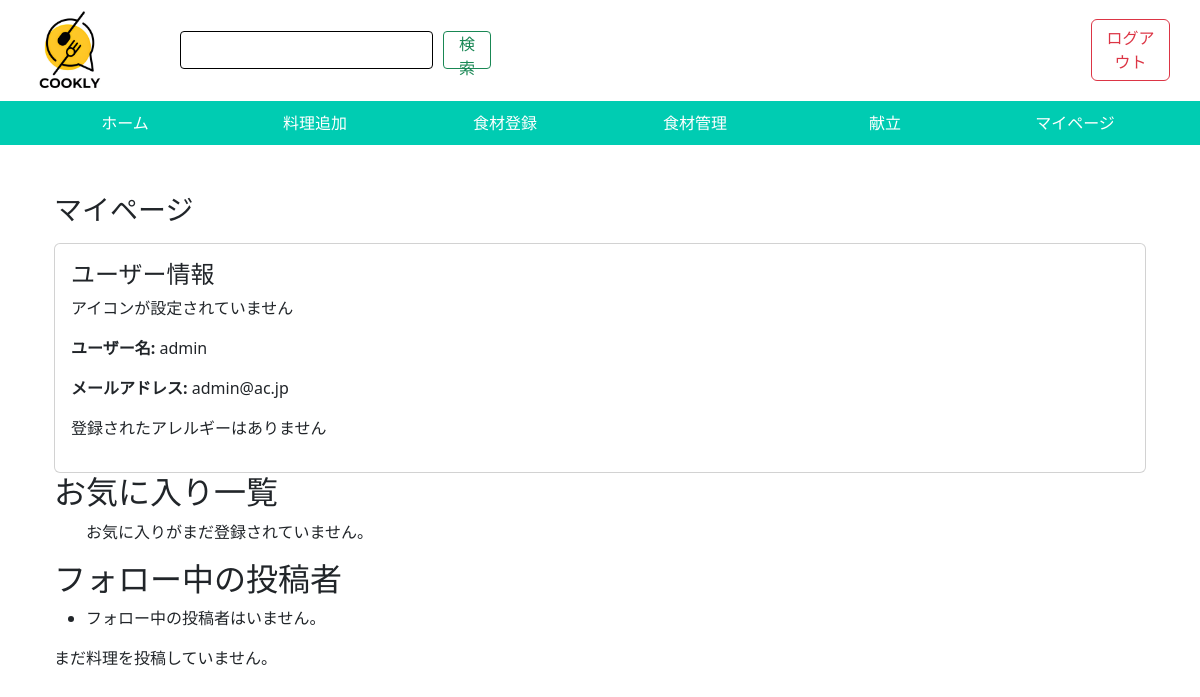
Page /mypage/ (signed in) on the earlier database version.
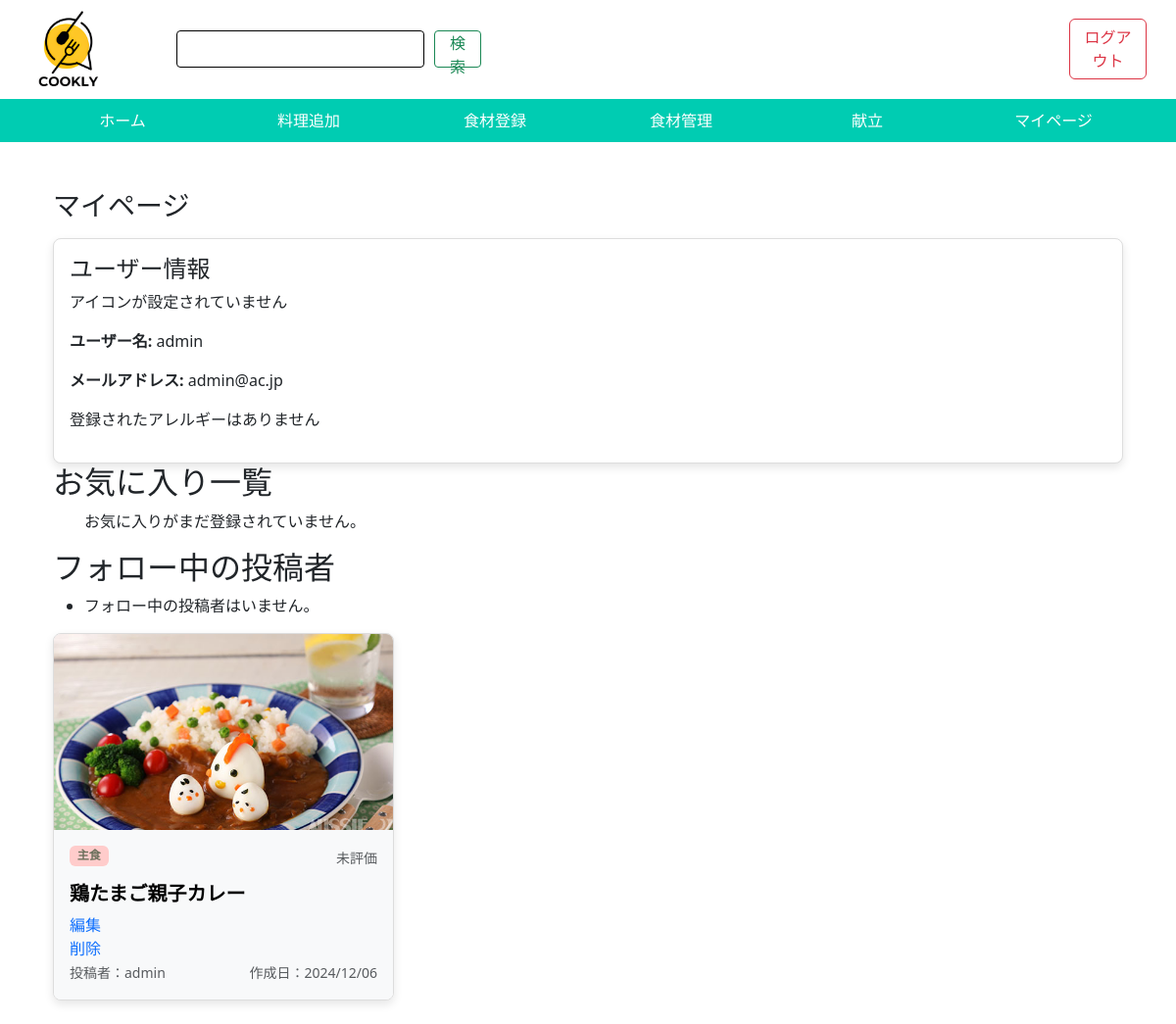
Same page on the later database version.
### app/models.py (models this page shows, shortened)
class Recipe(models.Model):
    user = models.ForeignKey(CustomUser, on_delete=models.CASCADE)
    recipe_title = models.CharField(max_length=200, verbose_name="料理タイトル")
    recipe_image = models.ImageField(upload_to='recipes/', verbose_name="料理写真")
    vote = models.IntegerField(default=0, verbose_name="閲覧回数")
    detail_text = models.TextField(max_length=200, verbose_name="料理説明")
    class Genre(models.TextChoices):
        MAIN_DISH = 'main', '主菜'
        SIDE_DISH = 'side', '副菜'
        MAIN_COURSE = 'course', '主食'
        DESSERT = 'dessert', '菓子'
    genre = models.CharField(max_length=10, choices=Genre.choices, verbose_name="ジャンル")
    created_at = models.DateTimeField(auto_now_add=True)
    updated_at = models.DateField(verbose_name="更新日", auto_now=True)

class CustomUser(AbstractUser):
    user_icon = models.ImageField(upload_to='user_icon/', verbose_name="ユーザーアイコン")
    allergy = models.CharField(max_length=1000, default="なし")

### app/views.py (the view)
# urls.py: path('mypage/', views.mypage, name='mypage'),
@login_required
def mypage(request):
    user = request.user  # ログイン中のユーザーを取得
    recipes = user.recipe_set.all().annotate(average_rating=Avg('comment__rating'))  # ユーザーが投稿した全ての料理を取得
    if user.allergy == "なし":
        allergies = []
    else:
        allergies = user.allergy.split(',')
    favorite_recipes = Favorite.objects.filter(user=user).select_related('item')
    followed_authors = Follow.objects.filter(follower=user).select_related('followed')  # フォロー中の投稿者
    return render(request, 'app/mypage.html', {
        'user': user,
        'recipes': recipes,
        'allergies': allergies,
        'favorite_recipes': favorite_recipes,
        'followed_authors': followed_authors,
    })
    return render(request, 'app/mypage.html', context)

### app/templates/app/mypage.html (shortened to what this page needs)
{% extends "base/base.html" %}
{% load static %}
{% block body %}
<head>
    <link href="https://cdn.jsdelivr.net/npm/bootstrap@5.3.0/dist/css/bootstrap.min.css" rel="stylesheet">
</head>
<body>
    <div class="container mt-5">
        <h3>マイページ</h3>
        <div class="card mt-3">
            <div class="card-body">
                <h4>ユーザー情報</h4>
                {% if user.user_icon %}
                    <p><strong>アイコン:</strong></p>
                    <img src="{{ user.user_icon.url }}" alt="ユーザーアイコン" style="max-width: 150px;">
                {% else %}
                    <p>アイコンが設定されていません</p>
                {% endif %}
                <p><strong>ユーザー名:</strong> {{ user.username }}</p>
                <p><strong>メールアドレス:</strong> {{ user.email }}</p>
                {% if allergies %}
                    <ul>
                        {% for allergy in allergies %}
                            <li>{{ allergy }}</li>
                        {% endfor %}
                    </ul>
                {% else %}
                    <p>登録されたアレルギーはありません</p>
                {% endif %}
            </div>
        </div>
        <h2>お気に入り一覧</h2>
        <ul>
           {% for favorite in favorite_recipes %}
              <li>
                  <a href="{% url 'app:detail' favorite.item.id %}">
                       {{ favorite.item.recipe_title }}
                 </a>
             </li>
           {% empty %}
             <p>お気に入りがまだ登録されていません。</p>
           {% endfor %}
        </ul>
        <h2>フォロー中の投稿者</h2>
        <ul>
            {% for follow in followed_authors %}
              <li>
                 <a href="{% url 'app:author_page' follow.followed.id %}">
                    {{ follow.followed.username }}
                 </a>
             </li>
            {% empty %}
             <li>フォロー中の投稿者はいません。</li>
            {% endfor %}
        </ul>
        <div class="row">
            {% for recipe in recipes %}
                <div class="col-md-4 mb-4 d-flex align-items-stretch">
                    {% include 'app/recipe_card.html' with i=recipe %}
                </div>
            {% empty %}
                <p>まだ料理を投稿していません。</p>
            {% endfor %}
        </div>
    </div>
</body>
</html>
{% endblock %}

### app/templates/app/recipe_card.html (shortened to what this page needs)
<div class="card" style="width: 100%; position: relative;">
    <img src="{{ i.recipe_image.url }}" class="card-img-top" alt="{{ i.recipe_title }}"
        style="height: 200px; object-fit: cover;">
    <div class="card-body d-flex flex-column {% if i.allergy_flag %}bg-color text-white{% else %}bg-light{% endif %}">
        <div class="d-flex justify-content-between mt-0">
            {% if i.genre == 'main' %}
            <p class="badge badge-pill badge-main">{{ i.get_genre_display }}</p>
            {% elif i.genre == 'side' %}
            <p class="badge badge-pill badge-side">{{ i.get_genre_display }}</p>
            {% elif i.genre == 'course' %}
            <p class="badge badge-pill badge-course">{{ i.get_genre_display }}</p>
            {% elif i.genre == 'dessert' %}
            <p class="badge badge-pill badge-dessert">{{ i.get_genre_display }}</p>
            {% endif %}
            <p class="card-text mb-0">
                <small class="text-body-secondary">
                    {% if i.average_rating is none %}
                        未評価
                    {% endif %}
                </small>
            </p>
        </div>
        <h5 class="card-title text-left mb-2">
            <a href="{% url 'app:detail' i.id %}" class="text-decoration-none">{{ i.recipe_title }}</a>
        </h5>
        {% if i.user == request.user %}
        <a href="{% url 'app:edit' i.id %}" class="text-decoration-none">編集</a>
        <a href="{% url 'app:delete' i.id %}" class="text-decoration-none">削除</a>
        {% endif %}
        <div class="mt-auto d-flex justify-content-between">
            <p class="card-text mb-0">
                <small class="text-body-secondary">
                    <a href="{% url 'app:author_page' i.user.id %}" class="hidden-link">
                        投稿者：{{ i.user }}</small>
            </p>
            <p class="card-text mb-0" style="margin-right: 0;">
                <small class="text-body-secondary">作成日：{{ i.created_at|date:"Y/m/d" }}</small>
            </p>
        </div>
    </div>
</div>
<head>
</head>

Differences in the rows shown:
added Recipe: recipe_image (picture), genre "主食", shows "未評価", recipe_title "鶏たまご親子カレー", shows "編集", user "admin", created_at "2024/12/06"
Other differences:
text no longer shown: "まだ料理を投稿していません。"
